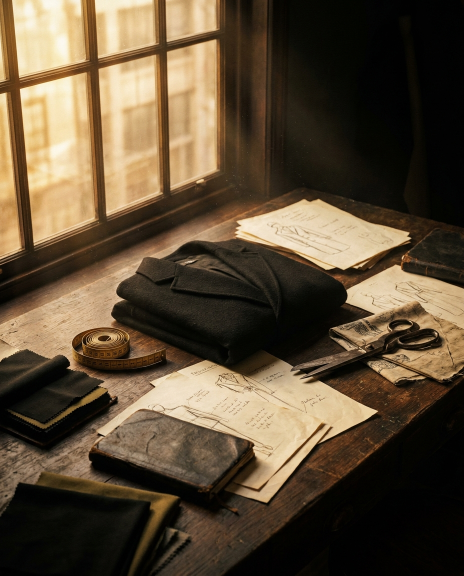
#> input picture personal-brand/assets/carosello-lookbook/cover-A.png, 928 x 1152 px (shown at 1/2 size)
$ python build_carousel.py
#> lines starting #> are read from the running program, lines starting #| are printed output that depends on the picture
# -*- coding: utf-8 -*-
"""
Compone il carosello Instagram "The Lookbook System" per il brand Jago.
7 slide 1080x1350 (4:5). Foto still-life Higgsfield + tipografia EB Garamond,
palette dark-luxury della style guide. Output: slide-1..7.png + contact sheet.
"""
import os
from PIL import Image, ImageDraw, ImageFont, ImageFilter, ImageOps
import random

BASE = os.path.dirname(os.path.abspath(__file__))
OUT = os.path.join(BASE, "slides")
os.makedirs(OUT, exist_ok=True)
FONTS = os.path.join(BASE, "fonts")

W, H = 1080, 1350
MARGIN = 96

# Palette (style guide carosello)
BLACK   = (17, 17, 16)        # #111110
AMBER   = (199, 150, 78)      # accento caldo, leggermente piu' luminoso per leggibilita'
IVORY   = (237, 232, 220)     # #EDE8DC
MUTED   = (158, 148, 132)     # testo secondario su nero
WOOD    = (58, 42, 28)        # #3A2A1C

def font(name, size):
    return ImageFont.truetype(os.path.join(FONTS, name), size)

REG  = "EBGaramond-Regular.ttf"
MED  = "EBGaramond-Medium.ttf"
SEMI = "EBGaramond-SemiBold.ttf"
ITAL = "EBGaramond-Italic.ttf"

# ---------- helpers ----------

def cover_crop(path, w=W, h=H, focus=0.5):
    """Ridimensiona e ritaglia l'immagine per riempire wxh (focus verticale 0..1)."""
#> called with w = 1080, h = 1350, focus = 0.45
    img = Image.open(path).convert("RGB")
#> img is the input picture: PIL image 928x1152 RGB; mean R, G, B 92.5, 76.7, 55.5
    iw, ih = img.size
#> iw = 928; ih = 1152
    scale = max(w / iw, h / ih)
#> scale = 1.17
    nw, nh = int(iw * scale + 0.5), int(ih * scale + 0.5)
#> nw = 1088; nh = 1350
    img = img.resize((nw, nh), Image.LANCZOS)
#> img: PIL image 1088x1350 RGB
    left = (nw - w) // 2
#> left = 4
    top = int((nh - h) * focus)
#> top = 0
    return img.crop((left, top, left + w, top + h))

def vgrad_overlay(img, top_a=0, bottom_a=210, color=(8, 8, 7)):
    """Sovrappone un gradiente verticale color con alpha che va da top_a a bottom_a."""
#> called with top_a = 60, bottom_a = 235, color = (8, 8, 7)
    grad = Image.new("L", (1, H))
    for y in range(H):
        t = y / (H - 1)
        grad.putpixel((0, y), int(top_a + (bottom_a - top_a) * t))
    grad = grad.resize((W, H))
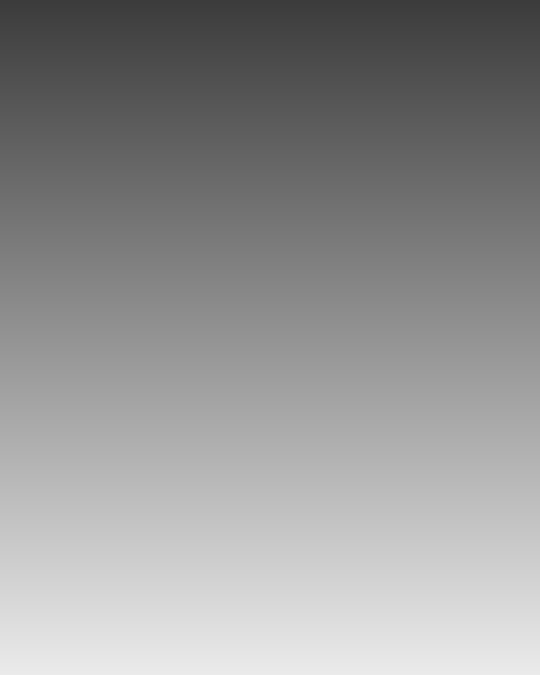
#> grad: PIL image 1080x1350 L (shown at 1/2 size); min 60, max 235, mean 147
    layer = Image.new("RGB", (W, H), color)
    return Image.composite(layer, img, grad)

def top_grad_overlay(img, top_a=205, bottom_a=0, color=(8, 8, 7)):
#> called with top_a = 120, bottom_a = 0, color = (8, 8, 7)
    grad = Image.new("L", (1, H))
    for y in range(H):
        t = y / (H - 1)
        grad.putpixel((0, y), int(top_a + (bottom_a - top_a) * t))
    grad = grad.resize((W, H))
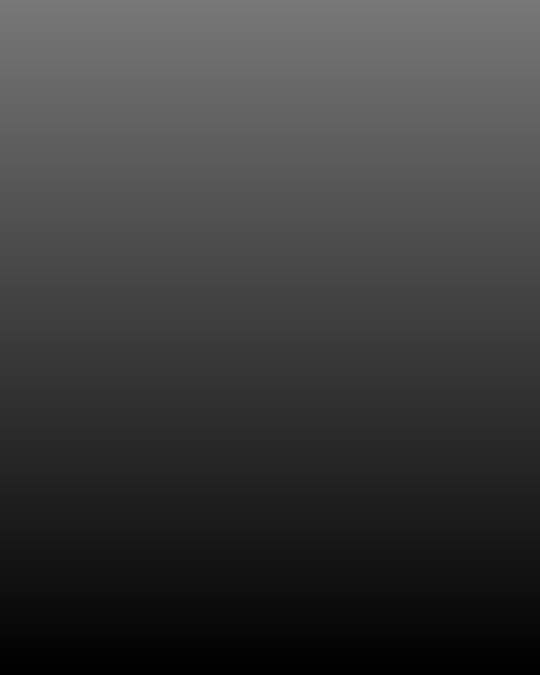
#> grad: PIL image 1080x1350 L (shown at 1/2 size); min 0, max 120, mean 59.5
    layer = Image.new("RGB", (W, H), color)
    return Image.composite(layer, img, grad)
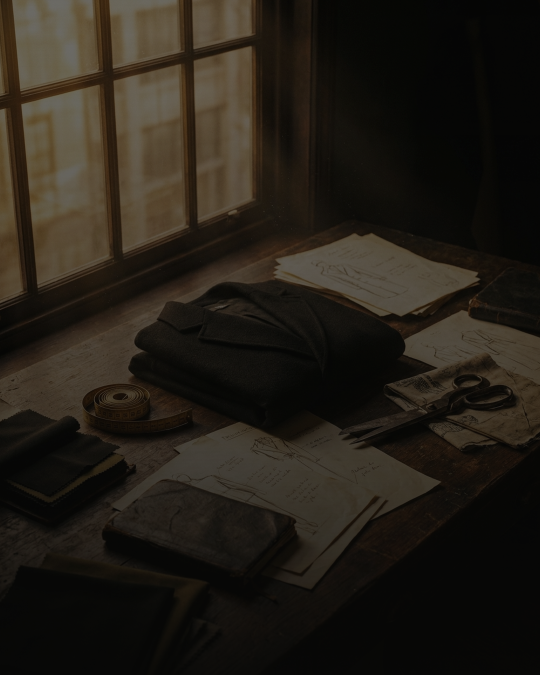
#> returned value: PIL image 1080x1350 RGB (shown at 1/2 size); mean R, G, B 35.7, 30.6, 23

def darken(img, a=70, color=(8, 8, 7)):
    layer = Image.new("RGB", (W, H), color)
    return Image.blend(img, layer, a / 255)

def add_grain(img, amount=9):
    """Grana 35mm leggera per unire foto e slide tipografiche."""
    noise = Image.effect_noise((W, H), amount).convert("L")
    noise = ImageOps.autocontrast(noise)
    gl = Image.merge("RGB", (noise, noise, noise))
    return Image.blend(img, gl, 0.05)

# [4 lines left out: function text_w, not called in this run]

def draw_tracked(draw, xy, s, fnt, fill, tracking=0, anchor_center=False):
#> called with xy = (96, 826), s = 'THE LOOKBOOK SYSTEM', fill = (199, 150, 78), tracking = 6, anchor_center = False
    x, y = xy
    if anchor_center:
        x = x - text_w(draw, s, fnt, tracking) / 2
    for c in s:
        draw.text((x, y), c, font=fnt, fill=fill)
        x += draw.textlength(c, font=fnt) + tracking

def wrap(draw, s, fnt, maxw):
#> called with s = 'I built a fashion lookbook with AI.', maxw = 888
    words = s.split()
    lines, cur = [], ""
    for wd in words:
        test = (cur + " " + wd).strip()
        if draw.textlength(test, font=fnt) <= maxw:
            cur = test
        else:
            if cur:
                lines.append(cur)
            cur = wd
    if cur:
        lines.append(cur)
    return lines

def draw_block(draw, x, y, s, fnt, fill, maxw, leading=1.22, center=False):
    lines = wrap(draw, s, fnt, maxw)
    asc, desc = fnt.getmetrics()
    lh = int((asc + desc) * leading)
    for ln in lines:
        if center:
            lw = draw.textlength(ln, font=fnt)
            draw.text((x - lw / 2, y), ln, font=fnt, fill=fill)
        else:
            draw.text((x, y), ln, font=fnt, fill=fill)
        y += lh
    return y

def eyebrow(draw, text, x, y, color=AMBER, size=25, tracking=6, center=False):
    f = font(MED, size)
    s = text.upper()
    if center:
        draw_tracked(draw, (x, y), s, f, color, tracking, anchor_center=True)
    else:
        draw_tracked(draw, (x, y), s, f, color, tracking)

def wordmark(draw, corner="bl", handle=None):
    f = font(ITAL, 40)
    s = "Jago"
    if corner == "bl":
        draw.text((MARGIN, H - MARGIN - 44), s, font=f, fill=IVORY)
    elif corner == "tl":
        draw.text((MARGIN, MARGIN - 6), s, font=f, fill=IVORY)
    if handle:
        fh = font(REG, 26)
        draw.text((MARGIN + draw.textlength(s, font=f) + 18, H - MARGIN - 30),
                  handle, font=fh, fill=MUTED)

def number(draw, n, x, y, color=MUTED):
    f = font(MED, 27)
    draw_tracked(draw, (x, y), f"{n} —", f, color, 3)

def amber_rule(draw, x, y, w=64, color=AMBER, h=2):
    draw.rectangle([x, y, x + w, y + h], fill=color)

def finish(img, name):
    img = add_grain(img)
    path = os.path.join(OUT, name)
    img.save(path, "PNG")
    print("saved", name)
    return path

# ================= SLIDE 1 — COVER =================
def slide1():
    img = cover_crop(os.path.join(BASE, "cover-A.png"), focus=0.45)
    img = vgrad_overlay(img, top_a=60, bottom_a=235)
    img = top_grad_overlay(img, top_a=120, bottom_a=0)
    d = ImageDraw.Draw(img)
    wordmark(d, "tl")
    # blocco titolo in basso, flusso dinamico per evitare collisioni
    eyebrow(d, "The Lookbook System", MARGIN, H - 524, AMBER, 25, 6)
    f_title = font(SEMI, 76)
    y = H - 476
    y = draw_block(d, MARGIN, y, "I built a fashion lookbook with AI.",
                   f_title, IVORY, W - 2 * MARGIN, leading=1.08)
#> y = 1066
    f_it = font(ITAL, 76)
    d.text((MARGIN, y + 6), "In one afternoon.", font=f_it, fill=AMBER)
    ia, idsc = f_it.getmetrics()
    y = y + 6 + ia + idsc
#> y = 1161
    f_sub = font(REG, 32)
    draw_tracked(d, (MARGIN, y + 22), "THE SYSTEM  —  SWIPE »", f_sub, MUTED, 3)
    finish(img, "slide-1.png")
#> in add_grain, `noise = Image.effect_noise((W, H), amount).convert("L")`:
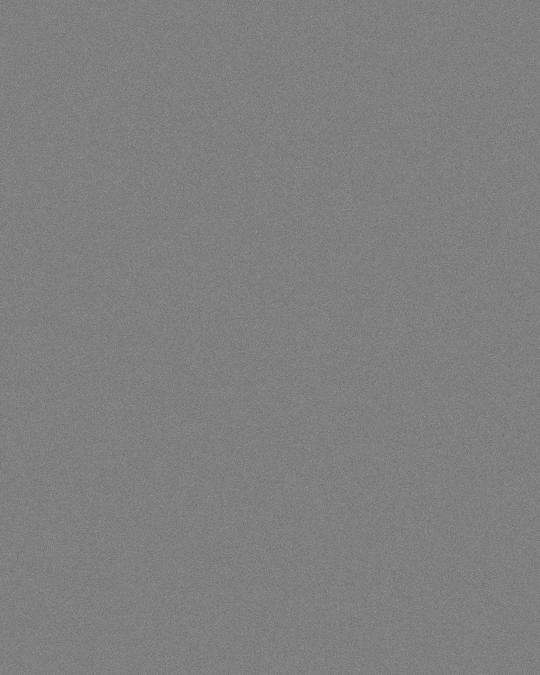
#> noise: PIL image 1080x1350 L (shown at 1/2 size); min 80, max 170, mean 127.5
#> img: PIL image 1080x1350 RGB

# ================= SLIDE 2 — PRINCIPLE =================
def slide2():
    img = Image.new("RGB", (W, H), BLACK)
    # leggerissima texture in alto da detail per calore
    tx = cover_crop(os.path.join(BASE, "detail-A.png"), focus=0.3)
#> call 2 of cover_crop, with w = 1080, h = 1350, focus = 0.3
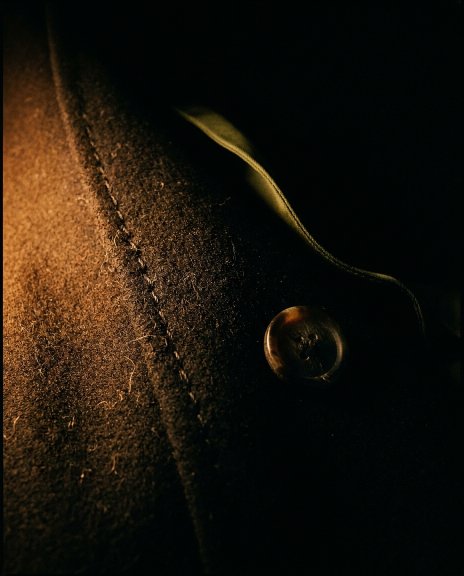
#> input picture personal-brand/assets/carosello-lookbook/detail-A.png, 928 x 1152 px (shown at 1/2 size)
#> in cover_crop, img is the input picture: PIL image 928x1152 RGB; mean R, G, B 27.7, 20.6, 11.1
    tx = darken(tx, a=205)
    mask = Image.new("L", (1, H))
    for yy in range(H):
        mask.putpixel((0, yy), max(0, 70 - int(70 * yy / (H * 0.5))))
    mask = mask.resize((W, H))
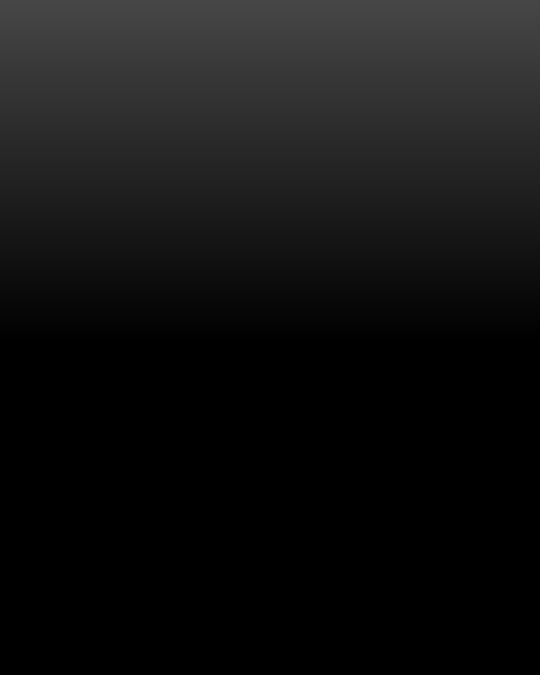
#> mask: PIL image 1080x1350 L (shown at 1/2 size); min 0, max 70, mean 17.8
    img = Image.composite(tx, img, mask)
#> img: PIL image 1080x1350 RGB
    d = ImageDraw.Draw(img)
    number(d, "01", MARGIN, MARGIN + 4)
    cx = W // 2
    f_big = font(REG, 60)
    y = 470
    y = draw_block(d, cx, y, "The AI is not the creative director.",
                   f_big, IVORY, W - 2 * MARGIN, leading=1.18, center=True)
#> y = 636
    y += 26
#> y = 662
    f_punch = font(SEMI, 132)
    pw = d.textlength("You are.", font=f_punch)
#> pw = 524.9
    d.text((cx - pw / 2, y), "You are.", font=f_punch, fill=AMBER)
    y += 168
#> y = 830
    amber_rule(d, cx - 32, y, 64)
    y += 34
#> y = 864
    f_sub = font(ITAL, 35)
    draw_block(d, cx, y, "The tools only execute decisions you have already made.",
               f_sub, MUTED, W - 2 * MARGIN - 80, leading=1.3, center=True)
    wordmark(d, "bl")
    finish(img, "slide-2.png")
#> call 2 of add_grain, with amount = 9
#> in add_grain (call 2), `return Image.blend(img, gl, 0.05)`:
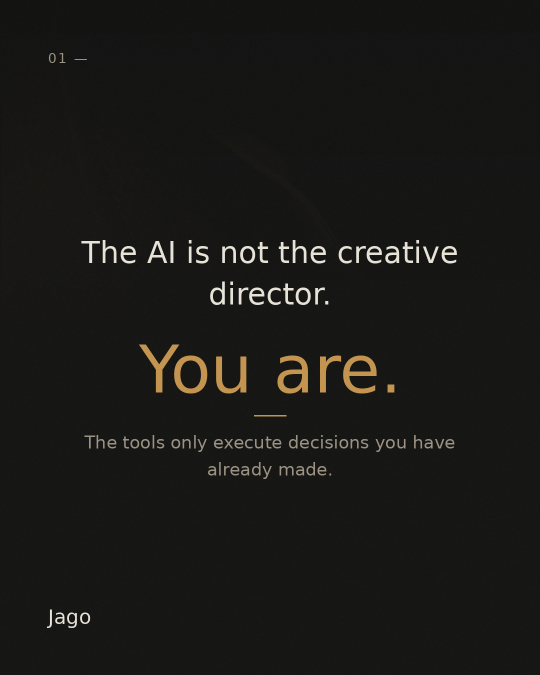
#> returned value: PIL image 1080x1350 RGB (shown at 1/2 size); mean R, G, B 25.5, 25, 23.3

# ================= SLIDE 3 — THE BRIEF =================
def slide3():
    img = cover_crop(os.path.join(BASE, "desk-A.png"), focus=0.55)
    img = top_grad_overlay(img, top_a=232, bottom_a=10)
    img = vgrad_overlay(img, top_a=0, bottom_a=120)
    d = ImageDraw.Draw(img)
    number(d, "02", MARGIN, MARGIN + 4)
    eyebrow(d, "Step 1 · the brief", MARGIN, MARGIN + 52, AMBER, 24, 5)
    f_title = font(SEMI, 62)
    y = MARGIN + 96
    y = draw_block(d, MARGIN, y, "60% of the work happens before you open a tool.",
                   f_title, IVORY, W - 2 * MARGIN, leading=1.1)
    y += 18
    f_sub = font(REG, 34)
    y = draw_block(d, MARGIN, y, "Lock six pillars in writing:",
                   f_sub, MUTED, W - 2 * MARGIN, leading=1.3)
    # sei pilastri in due colonne
    pillars = ["Hero piece", "World", "Light", "Palette", "Model", "Mood"]
    f_p = font(MED, 37)
    y += 16
    col_x = [MARGIN + 10, W // 2 + 10]
    for i, p in enumerate(pillars):
        cx = col_x[i % 2]
        ry = y + (i // 2) * 62
        d.text((cx, ry), "·", font=f_p, fill=AMBER)
        d.text((cx + 26, ry), p, font=f_p, fill=IVORY)
    wordmark(d, "bl")
    finish(img, "slide-3.png")

# ================= SLIDE 4 — ONE WORLD =================
# [109 lines left out: functions slide4, slide5, slide6, slide7, contact_sheet, not called in this run]

if __name__ == "__main__":
    random.seed(7)
#> (the run stopped early here; a loop or call above may not have finished)
